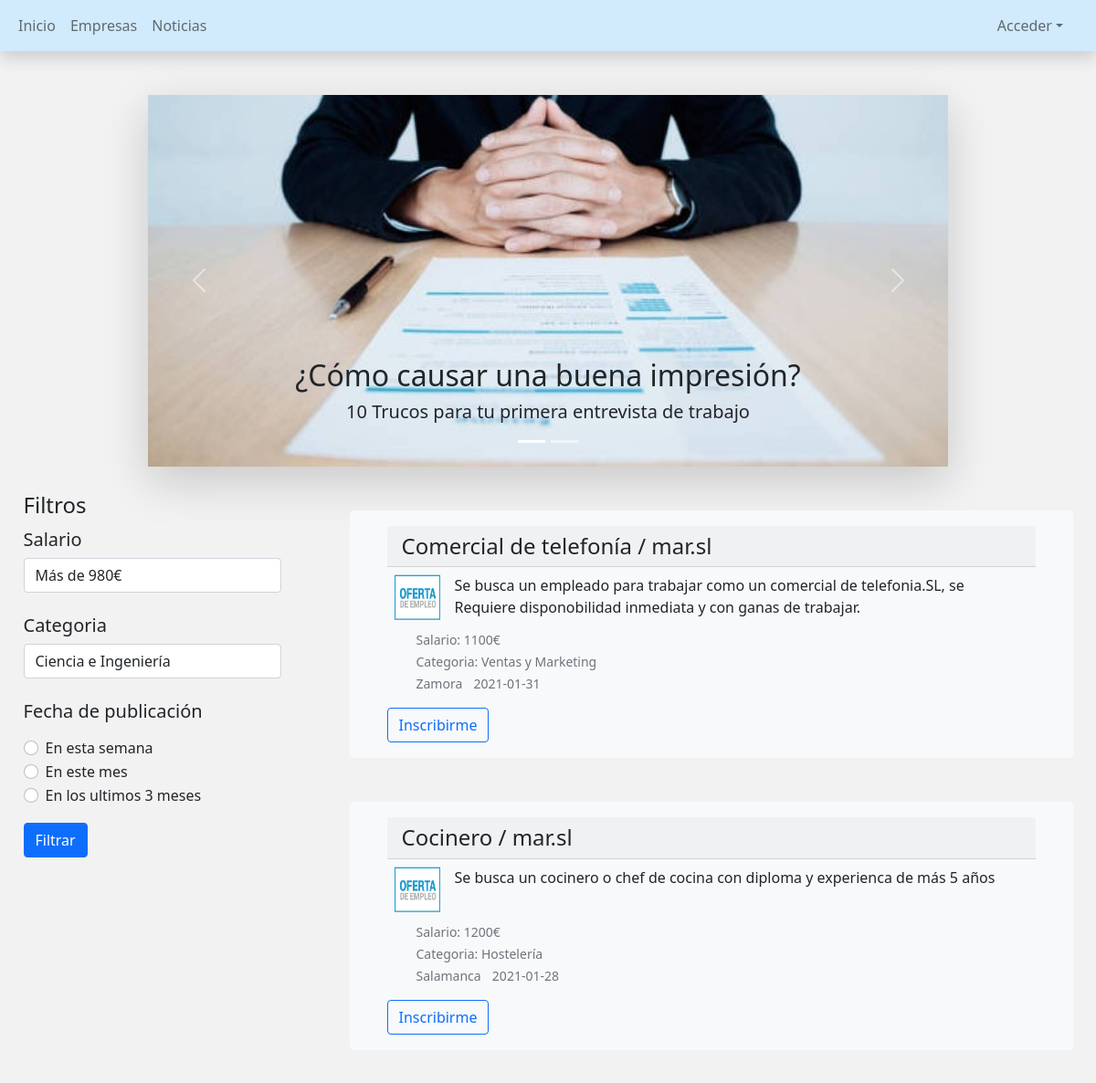
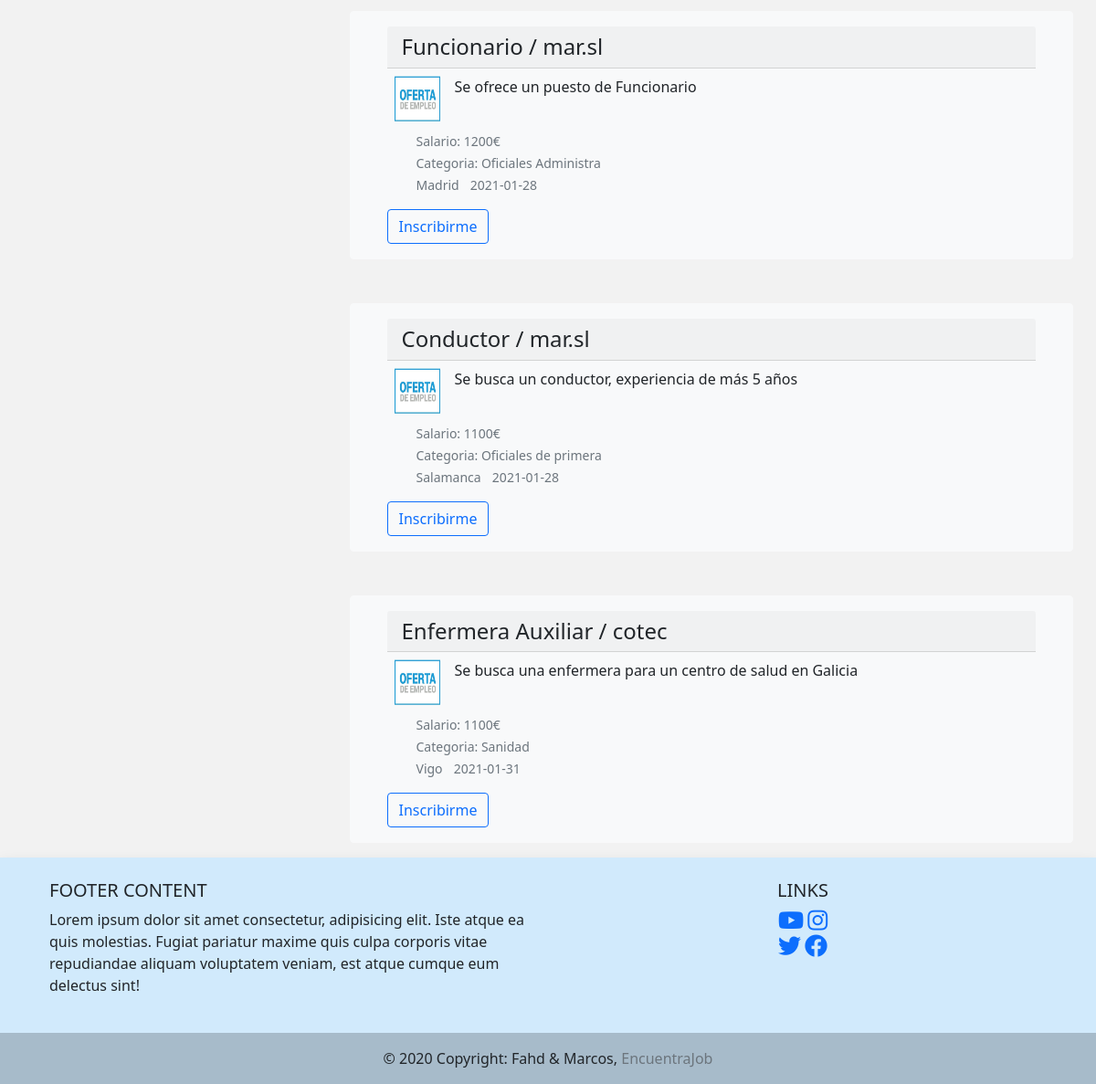
The page / on the database its author committed (2 pictures, top to bottom).
### tables this page shows
CREATE TABLE `ofertas` (
  `id_oferta` int(10) NOT NULL,
  `id_empresa` varchar(10) NOT NULL,
  `titulo_oferta` varchar(50) NOT NULL,
  `oferta` varchar(1000) NOT NULL,
  `ciudad` varchar(20) NOT NULL,
  `categoria` varchar(50) NOT NULL,
  `salario` int(10) NOT NULL,
  `fecha` date NOT NULL DEFAULT current_timestamp()
);

CREATE TABLE `usuarios` (
  `id_usuario` int(10) NOT NULL,
  `rol` varchar(15) NOT NULL,
  `nombre_usuario` varchar(25) NOT NULL,
  `email` varchar(20) NOT NULL,
  `password` varchar(15) NOT NULL
);

### funciones_conexion.php (called while the page is built, shortened)
<?php
function conexion(){
  $conexion = new mysqli("localhost","root","","ofertas_trabajo_daw1");
  return $conexion;
}
function sacar_ofertas(){
  $conn = conexion();
  $sql = "SELECT * FROM ofertas";
  if($rs = $conn->query($sql)){
    if($rs->num_rows<0){
    die("Error en sacar los datos de la DB");
    }
  }
  return $rs;
}
function sacar_nombres_empresa_ofertas(){
  $conn = conexion();
  $sql_nombre_empresa = "select usuarios.nombre_usuario,empresas.id_empresa from usuarios JOIN empresas ON empresas.email = usuarios.email JOIN ofertas ON ofertas.id_empresa = empresas.id_empresa";
  $rs_nombre = $conn->query($sql_nombre_empresa);
    return $rs_nombre;
}

### index.php (the view, shortened to what this page needs)
<?php
include 'funciones_conexion.php';
$rs = sacar_ofertas();
$rs_nombre_empresa = sacar_nombres_empresa_ofertas();
?>
<!doctype html>
<html lang="es">
  <head>
    <link href="css/bootstrap.min.css" rel="stylesheet" >
    <link href="fontawesome/css/all.min.css" rel="stylesheet" />
  </head>
  <body style="background-color: #f2f2f2;">
  <nav class="navbar navbar-expand-lg navbar-light shadow" style="background-color: #D1EAFC;">
    <div class="container-fluid">
  <div class="collapse navbar-collapse" id="navbarNav" >
        <ul class="navbar-nav">
          <li class="nav-item">
            <a class="nav-link " aria-current="page" href="index.php">Inicio</a>
          </li>
          <li class="nav-item">
            <a class="nav-link" href="#">Empresas</a>
          </li>
          <li class="nav-item">
            <a class="nav-link " href="#">Noticias</a>
          </li>
      </ul>
    </div>
      <ul class="navbar-nav">
        <li class="nav-item dropdown">
          <a class="nav-link dropdown-toggle px-4" href="#" data-bs-toggle="dropdown" aria-expanded="false">Acceder</a>
        </li>
      </ul>
 </div>
  </nav>
  <div class="row justify-content-around">
      <?php include 'filtros.php'; ?>
          <div class="col-md-8 justify-content-end">
        <?php   $datos = $rs->fetch_assoc();
            $nombre_empresa = $rs_nombre_empresa->fetch_assoc();
        while($datos) {
          if($datos['id_empresa'] == $nombre_empresa['id_empresa']){?>
      <div class="card mb-3 container-md bg-light   mt-5 border-light" >
        <div class="card-body">
          <h4 class="card-header"><?=$datos['titulo_oferta'];?> / <?=$nombre_empresa['nombre_usuario'];?>  </h4>
          <div class="d-flex ">
          <img src="img/oferta-empleo.jpg" alt="bmw" width="50" height="50" class="d-inline-block m-2">
          <p class="card-text m-2"><?=$datos['oferta']; ?></p>     </div>
      <ul >
          <li class=" list-inline-item card-text"><small class="text-muted align-bottom">Salario: <?=$datos['salario'];?>€</small></li><br>
          <li class=" list-inline-item card-text"><small class="text-muted align-bottom">Categoria: <?=$datos['categoria'];?></small></li><br>
          <li class=" list-inline-item card-text"><small class="text-muted align-bottom"><?=$datos['ciudad'];?></small></li>
          <li class=" list-inline-item card-text"><small class="text-muted align-bottom"><?=$datos['fecha'];?></small></li>
      </ul>
        <a href="login.php" ><button class="btn btn-outline-primary">Inscribirme</button></a>
        </div>
      </div>
      <?php  $datos = $rs->fetch_assoc();
            $nombre_empresa = $rs_nombre_empresa->fetch_assoc();
    }}  $rs->free();
    ?>
        </div>
      </div>
        <footer class="text-center text-lg-start shadow" style="background-color: #D1EAFC;">
        <div class="container p-4">
          <div class="row">
            <div class="col-lg-6 col-md-12 mb-4 mb-md-0">
              <h5 class="text-uppercase">Footer Content</h5>
              <p>
                Lorem ipsum dolor sit amet consectetur, adipisicing elit. Iste atque ea quis
                molestias. Fugiat pariatur maxime quis culpa corporis vitae repudiandae aliquam
                voluptatem veniam, est atque cumque eum delectus sint!
              </p>
            </div>
            <div class="col-lg-6 col-md-12 mb-4 mb-md-0">
              <h5 class="text-uppercase text-center">Links</h5>
              <ul class="list-unstyled mb-0 text-center">
                <li>
                  <a href="https://www.youtube.com/watch?v=FwhKhecN-1E" ><i class="fab fa-youtube" style="font-size:25px;" ></i></a>
                  <a href="https://www.instagram.com/usal" ><i class="fab fa-instagram" style="font-size:25px;" ></i></a>
                </li>
                <li>
                  <a href="https://www.twitter.com/usal"><i class="fab fa-twitter" style="font-size:25px;" ></i></a>
                  <a href="https://www.facebook.com/" ><i class="fab fa-facebook" style="font-size:25px;" ></i></a>
                </li>
              </ul>
            </div>
          </div>
        </div>
        <div class="text-center p-3" style="background-color: rgba(0, 0, 0, 0.2)">
          © 2020 Copyright: Fahd & Marcos,
          <a class="text-muted" style="text-decoration:none">EncuentraJob</a>
        </div>
      </footer>
        </body>
      </html>

### rows shown on the page
ofertas: titulo_oferta "Comercial de telefonía", oferta "Se busca un empleado para trabajar como un comercial de telefonia.SL, se Requiere disponobilidad inmediata y con ganas de trabajar.", salario "1100", categoria "Ventas y Marketing", ciudad "Zamora", fecha "2021-01-31"
usuarios: nombre_usuario "mar.sl"
ofertas: titulo_oferta "Cocinero", oferta "Se busca un cocinero o chef de cocina con diploma y experienca de más 5 años", salario "1200", categoria "Hostelería", ciudad "Salamanca", fecha "2021-01-28"
ofertas: titulo_oferta "Funcionario", oferta "Se ofrece un puesto de Funcionario", salario "1200", categoria "Oficiales Administra", ciudad "Madrid", fecha "2021-01-28"
ofertas: titulo_oferta "Conductor", oferta "Se busca un conductor, experiencia de más 5 años", salario "1100", categoria "Oficiales de primera", ciudad "Salamanca", fecha "2021-01-28"
ofertas: titulo_oferta "Enfermera Auxiliar", oferta "Se busca una enfermera para un centro de salud en Galicia", salario "1100", categoria "Sanidad", ciudad "Vigo", fecha "2021-01-31"
usuarios: nombre_usuario "cotec"

### other values the page prints
form field value "Ciencia e Ingeniería"
